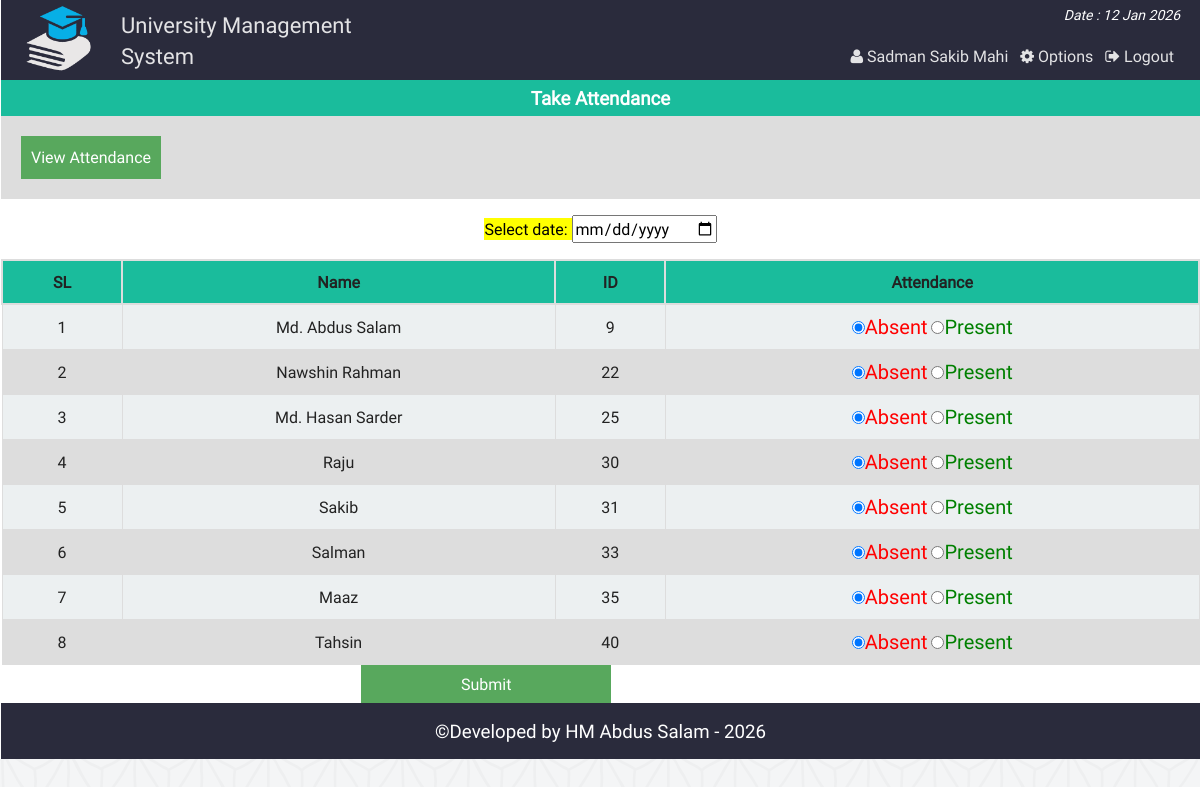
Screenshot of /class_att_fc.php (signed in) with the database file from the repository.
### tables this page shows
CREATE TABLE `at_student` (
  `id` int(11) NOT NULL,
  `name` varchar(40) NOT NULL,
  `st_id` int(11) NOT NULL,
  `Program` varchar(20) NOT NULL
);

### php/functions.php (called while the page is built, shortened)
<?php
class login_registration_class{
	public function attn_student(){
		global $conn;
		$sql = "select * from at_student";
		$result = $conn->query($sql);
		return $result;
	}
};
?>

### class_att_fc.php (the view, shortened to what this page needs)
<?php
	require "php/config.php";
	require_once "php/functions.php";
	$user = new login_registration_class();
?>
<?php
include "php/headertop.php";
?>
<div class="all_student fix">
		<h3 style="text-align:center;color:#fff;margin:0;padding:5px;background:#1abc9c"> Take Attendance</h3>
		<div  class="fix" style="background:#ddd;padding:20px;">
			<span style="text-align:center;"><a style="color:#fff;" href="att_view_fc.php"> <button style="background:#58A85D;border:none;color:#fff;padding:10px;">View Attendance</button></a></span>
		</div>
	<form action="" method="post">
		<p style="text-align:center;color:#34495e;">
			<mark>Select date: <input type="date" name="attndate" required/></mark>
		</p>
		<table class="tab_one" style="text-align:center;">
			<tr>
				<th style="text-align:center;">SL</th>
				<th style="text-align:center;">Name</th>
				<th style="text-align:center;">ID</th>
				<th style="text-align:center;">Attendance</th>
			</tr>
			<?php
			$i=0;
				$alluser = $user->attn_student();
				while($rows = $alluser->fetch_assoc()){
				$i++;
		?>
			<tr>
				<td><?php echo $i;?></td>
				<td><?php echo $rows['name'];?></td>
				<td><?php echo $rows['st_id'];?></td>
				<td>
					<label style="color:red;font-size:20px"><input type="radio" name="attn[<?php echo $rows['st_id'];?>]" value="absent" checked/>Absent</label>
					<label style="color:green;font-size:20px"> <input type="radio" name="attn[<?php echo $rows['st_id'];?>]" value="present" />Present</label>
				</td>
			</tr>
			<?php } ?>
		</table>
		<span style="margin-left:360px;"><input style="<text-align:right></text-align:right>;background:#58A85D;border:none;color:#fff;padding:8px 100px;" type="submit" name="submit" value="Submit" /></span>
	</form>
</div>
<?php include "php/footerbottom.php";?>

### css/main.css (style rules this page uses)
html { color: #222; font-size: 1em; line-height: 1.4; }
a { text-decoration:none; }
.fix { overflow:hidden; }
body { font-family:roboto !important; background:url(../img/ptrn.png) repeat fixed; }
.st_reg th, td { padding: 8px; }
table.tab_one { width:100%; }
table.tab_one th { background:#1abc9c; padding:10px; font-weight:bold; text-align:left; }
table.tab_one td { border:1px solid #ddd; padding:8px; }
table.tab_one tr:nth-child(odd) { background:#ddd; }
table.tab_one tr:nth-child(even) { background:#ecf0f1; }
.all_student { min-height:450px; }
table.att_tab tr,td,th { border:2px solid #ddd; border-collapse:collapse; padding:8px; }

### rows the page displays
at_student: name "Md. Abdus Salam", st "9"
at_student: name "Nawshin Rahman", st "22"
at_student: name "Md. Hasan Sarder", st "25"
at_student: name "Raju", st "30"
at_student: name "Sakib", st "31"
at_student: name "Salman", st "33"
at_student: name "Maaz", st "35"
at_student: name "Tahsin", st "40"

### other values shown
$fname "Sadman Sakib Mahi"
